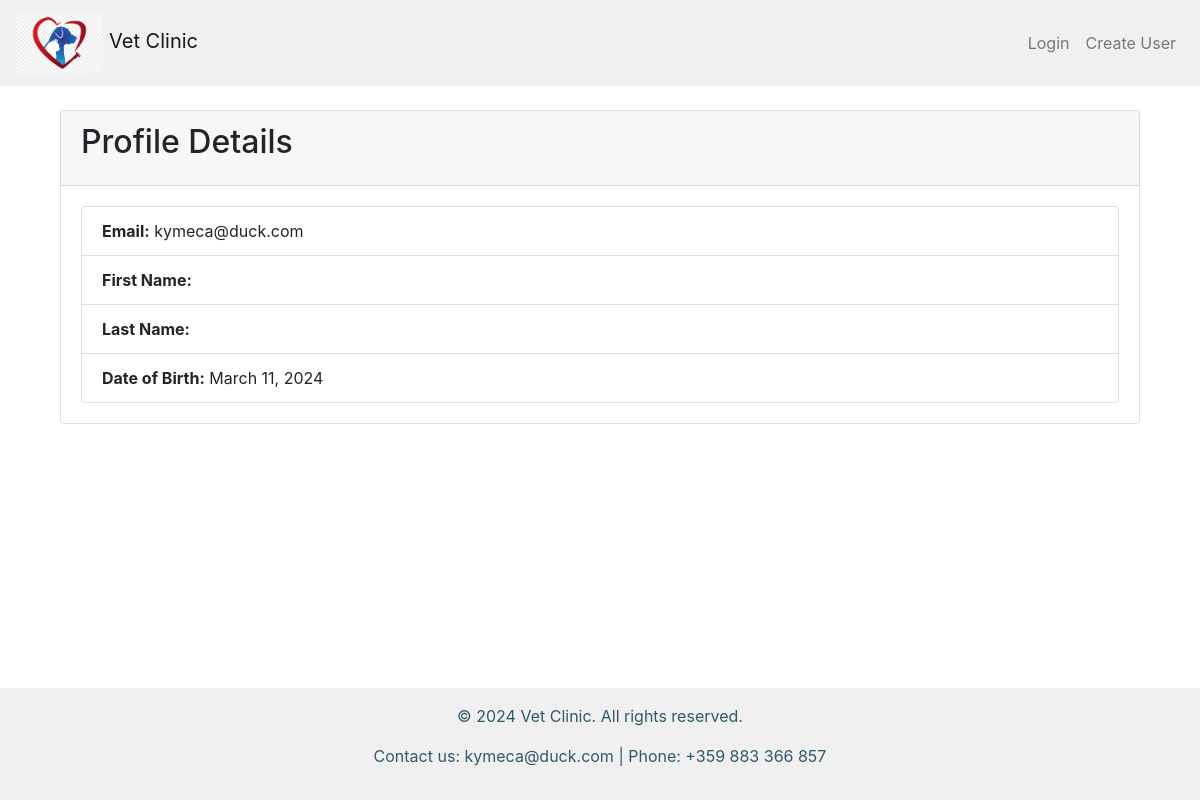
The app's page /accounts/profile/7/, older data.
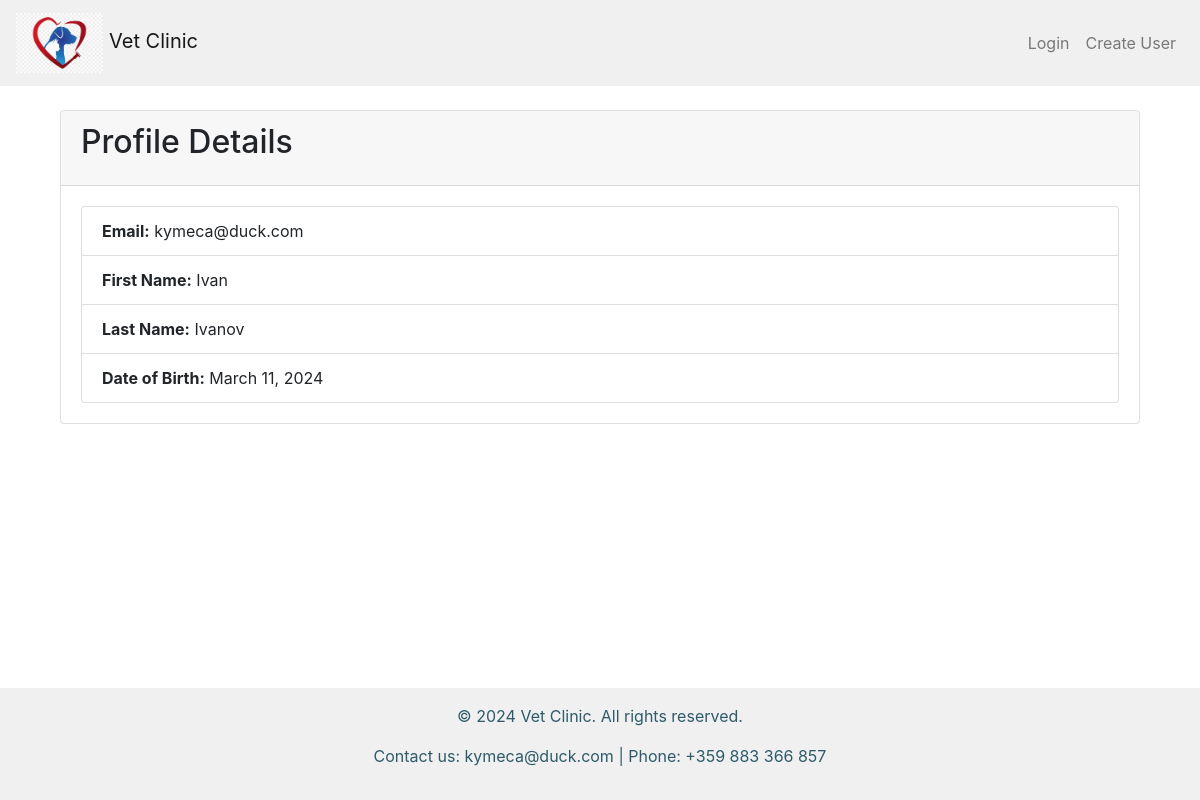
The same page, newer data.
### vet_clinic/accounts/models.py (models this page shows, shortened)
class Profile(models.Model):
    MAX_FIRST_NAME_LENGTH = 30
    MAX_LAST_NAME_LENGTH = 30
    MAX_LENGTH_PHONE = 25
    first_name = models.CharField(
        max_length=MAX_FIRST_NAME_LENGTH,
        null=True,
        blank=True,
    )
    last_name = models.CharField(
        max_length=MAX_LAST_NAME_LENGTH,
        null=True,
        blank=True,
    )
    date_of_birth = models.DateField(
        null=True,
        blank=True,
    )
    profile_picture = models.URLField(
        null=True,
        blank=True,
    )
    phone = models.CharField(
        max_length=MAX_LENGTH_PHONE,
        null=True,
        blank=True,
    )
    user = models.OneToOneField(
        VetClinicUser,
        primary_key=True,
        on_delete=models.CASCADE,
    )

class VetClinicUser(auth_models.AbstractBaseUser, auth_models.PermissionsMixin):
    email = models.EmailField(
        _("email address"),
        unique=True,
        error_messages={
            "unique": _("A user with that email already exists."),
        },
    )
    date_joined = models.DateTimeField(_("date joined"), default=timezone.now)
    is_staff = models.BooleanField(
        _("staff status"),
        default=False,
        help_text=_("Designates whether the user can log into this admin site."),
    )
    is_active = models.BooleanField(
        _("active"),
        default=True,
        help_text=_(
            "Designates whether this user should be treated as active. "
            "Unselect this instead of deleting accounts."
        ),
    )
    is_doctor = models.BooleanField(
        _("doctor status"),
        default=False,
    )
    USERNAME_FIELD = "email"
    objects = VetClinicUserManager()

### vet_clinic/accounts/views.py (the view)
# urls.py: path('', ProfileDetailsView.as_view(), name='details_profile'),
class ProfileDetailsView(views.DetailView):
    template_name = 'accounts/details_profile.html'
    def get_queryset(self):
        queryset = Profile.objects.prefetch_related('user').all()
        return queryset

### templates/accounts/details_profile.html (shortened to what this page needs)
{% extends 'base.html' %}
{% block main_content %}
<div class="container mt-4">
    <div class="card">
        <div class="card-header">
            <h2 class="card-title">Profile Details</h2>
        </div>
        <div class="card-body">
            <ul class="list-group">
                <li class="list-group-item"><strong>Email:</strong> {{ profile.user.email }}</li>
                <li class="list-group-item"><strong>First Name:</strong> {{ profile.first_name }}</li>
                <li class="list-group-item"><strong>Last Name:</strong> {{ profile.last_name }}</li>
                <li class="list-group-item"><strong>Date of Birth:</strong> {{ profile.date_of_birth }}</li>
            </ul>
        </div>
    </div>
</div>
{% endblock %}

Row changes from the older to the newer data that the page shows:
changed Profile "kymeca@duck.com": first_name (not shown) → "Ivan"; last_name (not shown) → "Ivanov"
